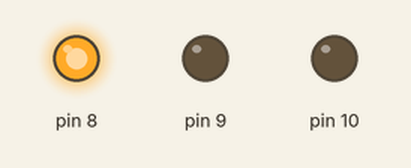
This sketch was run on a simulated Arduino Uno, built with avr-gcc and run on an emulated ATmega328P. Parts: output pins drawn as LEDs (lit = HIGH).

Above: at 3.0 s.
At 8.0 s:
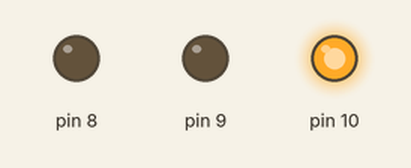
At 11.0 s:
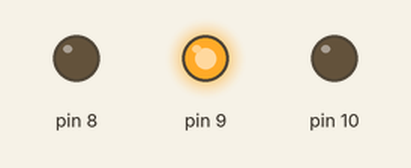
Timing chart, 0 to 15.6 s (numbered marks = the images above):
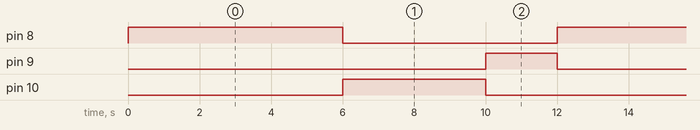

Measured:
- by itself, pin 8: alternates HIGH for 6.0 s and LOW for 6.0 s
- by itself, pin 9: alternates HIGH for 2.0 s and LOW for 10.0 s
- by itself, pin 10: alternates HIGH for 4.0 s and LOW for 8.0 s

The sketch:

semaforo.ino
```cpp
// ==== DEFINIÇÃO DOS PINOS ====
#define LED_VERMELHO 8
#define LED_AMARELO  9
#define LED_VERDE    10

// ==== TEMPOS DE CADA FASE (em milissegundos) ====
const int tempoVermelho = 6000;  // 6 segundos
const int tempoVerde    = 4000;  // 4 segundos
const int tempoAmarelo  = 2000;  // 2 segundos

// ==== ARRAY DE LEDS E PONTEIRO ====
int leds[3] = {LED_VERMELHO, LED_AMARELO, LED_VERDE};
int *ptrLeds = leds;  // ponteiro apontando para o primeiro elemento do array

// ==== FUNÇÕES AUXILIARES ====
void apagarLeds() {
  // percorre o array usando ponteiro e apaga todos os LEDs
  for (int i = 0; i < 3; i++) {
    digitalWrite(*(ptrLeds + i), LOW);
  }
}

void acenderLuz(int indice) {
  apagarLeds();
  digitalWrite(*(ptrLeds + indice), HIGH); // acende o LED indicado
}

void setup() {
  // configuração inicial
  for (int i = 0; i < 3; i++) {
    pinMode(*(ptrLeds + i), OUTPUT);
  }

  // inicia com todos apagados
  apagarLeds();
}

void loop() {
  // Vermelho aceso por 6 segundos
  acenderLuz(0); // *(ptrLeds + 0) → LED_VERMELHO
  delay(tempoVermelho);

  // Verde aceso por 4 segundos
  acenderLuz(2); // *(ptrLeds + 2) → LED_VERDE
  delay(tempoVerde);

  // Amarelo aceso por 2 segundos
  acenderLuz(1); // *(ptrLeds + 1) → LED_AMARELO
  delay(tempoAmarelo);
}
```
